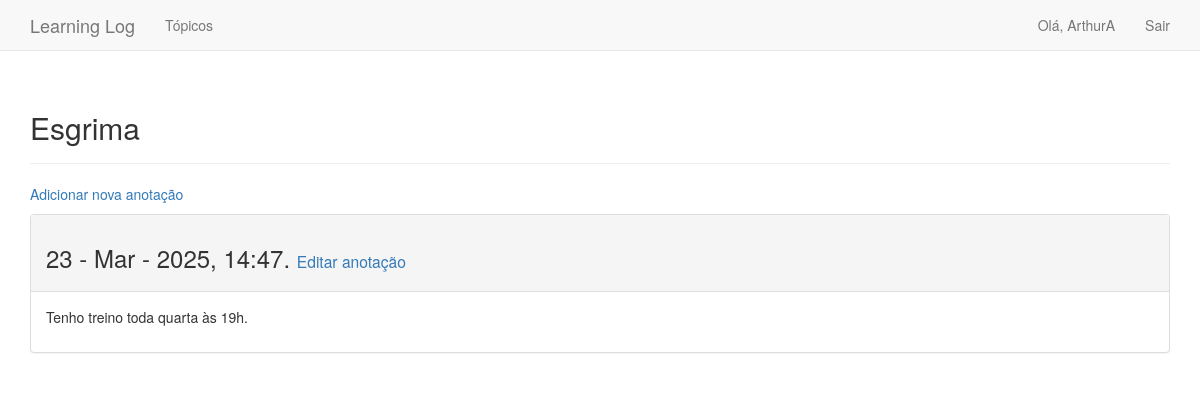
The page /topics/9/ (signed in) on the database its author committed.
### learning_logs/models.py (models this page shows, shortened)
class Topic(models.Model): # Define um modelo/tabela chamado Topic
    text = models.CharField(max_length=200) # Define um campo de texto com no máximo 200 caracteres
    date_added = models.DateTimeField(auto_now_add=True) # Define um campo de data e hora que armazena a data e hora atuais
    owner = models.ForeignKey(User, on_delete=models.CASCADE)
    class Meta:
        verbose_name_plural = 'topics' # Define o plural de 'Topic' como 'topics', passando essa informação para que o Django não adicione um 's' ao final do nome da tabela
    def __str__(self):
        return self.text # Retorna o texto do campo text

class Entry(models.Model):
    topic = models.ForeignKey(Topic, on_delete=models.CASCADE) # Define um campo que estabelece uma relação entre as tabelas Topic e Entry
    text = models.TextField() # Define um campo de texto
    date_added = models.DateTimeField(auto_now_add=True) # Define um campo de data e hora, automaticamente preenchido com a data e hora atuais do momento da criação do objeto
    class Meta:
        verbose_name_plural = 'entries' # Define o plural de 'Entry' como 'entries', passando essa informação para que o Django não adicione um 's' ao final do nome da tabela

### learning_logs/views.py (the view)
# urls.py: path('topics/<topic_id>/', views.topic, name='topic'), # Define a URL para a página topic.html, passando o argumento topic_id para a view topic
@login_required
def topic(request, topic_id):
    topic = Topic.objects.get(id=topic_id) # Busca um objeto Topic com o id passado como argumento
    if topic.owner != request.user: # Verifica se o dono do tópico que está sendo acessado é o usuário atual
        raise Http404 # Caso não seja, redireciona para uma página de erro padrão de Django
    entries = topic.entry_set.order_by('-date_added') # Busca todas as entradas relacionadas ao tópico e as ordena pela data de criação
    context = {'topic': topic, 'entries': entries} # Cria um dicionário com as chaves 'topic' e 'entries' e os valores topic e entries, respectivamente
    return render(request, 'learning_logs/topic.html', context) # Renderiza a página topic.html, passando o dicionário context como argumento

### learning_logs/templates/learning_logs/topic.html (shortened to what this page needs)
{% extends "learning_logs/base.html" %}
{% block header %}
    <h2>{{ topic }}</h2>
{% endblock header %}
{% block content%}
<p><a href="{% url 'new_entry' topic.id %}">Adicionar nova anotação</a></p>
    {% for entry in entries %}
        <div class="panel panel-default">
            <div class="panel-heading">
                <h3>
                    {{ entry.date_added|date:'d - M - Y, H:i.' }}
                    <small>
                        <a href="{% url 'edit_entry' entry.id %}">Editar anotação</a>
                    </small>
                </h3>
            </div>
            <div class="panel-body">
                {{ entry.text | linebreaks }}
            </div>
        </div>
        {% empty %}
        Não há entradas para este tópico.
    {% endfor %}
{% endblock content %}

### learning_logs/templates/learning_logs/base.html (shortened to what this page needs)
{% load bootstrap3 %}
<!DOCTYPE html>
<html lang="pt-br">
    <head>
        {% bootstrap_css %}
    </head>
    <body>
        <nav class="navbar navbar-default navbar-static-top">
            <div class="container">
                <div class="navbar-header">
                    <a class="navbar-brand" href="{% url 'index' %}">Learning Log</a>
                </div>
                <div id="navbar" class="collapse navbar-collapse">
                    <ul class="nav navbar-nav">
                        <li><a href="{% url 'topics' %}">Tópicos</a></li>
                    </ul>
                    <ul class="nav navbar-nav navbar-right">
                        {% if user.is_authenticated %}
                            <li><a>Olá, {{ user.username }}</a></li>
                            <li><a href="{% url 'logout' %}">Sair</a></li>
                        {% else %}
                            <li><a href="{% url 'register' %}">Registrar</a></li>
                            <li><a href="{% url 'login' %}">Entrar</a></li>
                        {% endif %}
                    </ul>
                </div>
            </div>
        </nav>
        <div class="container">
            <div class="page-header">
                {% block header %}{% endblock header %}
            </div>
            <div>
                {% block content %}{% endblock content %}
            </div>
        </div>
    </body>
</html>

### rows shown on the page
Topic: text "Esgrima"
Entry: date_added "23 - Mar - 2025, 14:47.", text "Tenho treino toda quarta às 19h."

### other values the page prints
{{ user.username }} "ArthurA"
